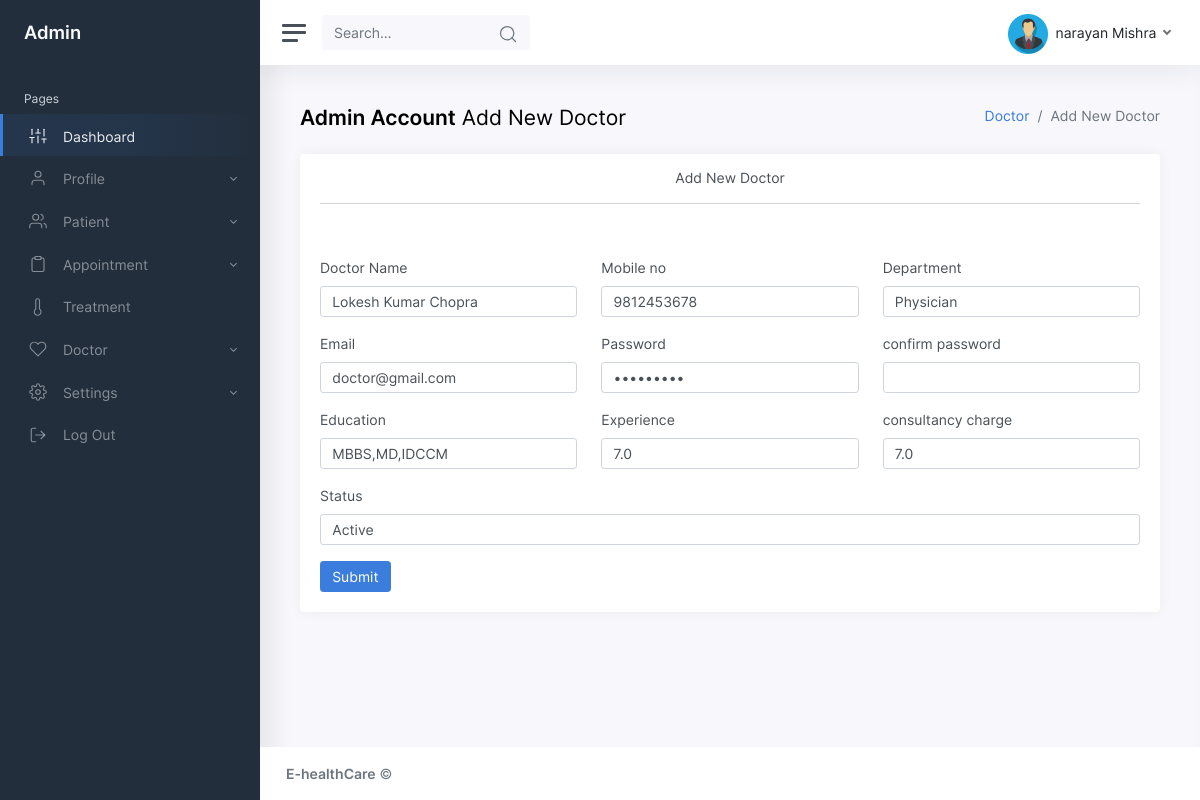
The page /admin/doctor.php?editid=35 (signed in) on the database its author committed.
### tables this page shows
CREATE TABLE `doctor` (
  `doctorid` int(10) NOT NULL,
  `doctorname` varchar(50) NOT NULL,
  `mobileno` varchar(15) NOT NULL,
  `departmentid` int(10) NOT NULL,
  `loginid` varchar(25) NOT NULL,
  `password` varchar(25) NOT NULL,
  `status` varchar(10) NOT NULL,
  `education` varchar(25) NOT NULL,
  `experience` float(11,1) NOT NULL,
  `consultancy_charge` float(10,2) NOT NULL
);

### admin/doctor.php (the view, shortened to what this page needs)
<?php
include("dbconnection.php");
if(isset($_GET[editid]))
{
	$sql="SELECT * FROM doctor WHERE doctorid='$_GET[editid]' ";
	$qsql = mysqli_query($con,$sql);
	$rsedit = mysqli_fetch_array($qsql);
}
?>
<!DOCTYPE html>
<html lang="en">
<head>
	<link href="css/app.css" rel="stylesheet">
</head>
<body>
	<div class="wrapper">
		<?php include("menu.php");?>
		<div class="main">
			<?php include("header.php");?>
			<main class="content">
				<div class="container-fluid p-0">
					<div class="row mb-2 mb-xl-3">
						<div class="col-auto d-none d-sm-block">
							<h3><strong>Admin Account</strong> Add New Doctor</h3>
						</div>
						<div class="col-auto ml-auto text-right mt-n1">
							<nav aria-label="breadcrumb">
								<ol class="breadcrumb bg-transparent p-0 mt-1 mb-0">
									<li class="breadcrumb-item"><a href="#">Doctor</a></li>
									<li class="breadcrumb-item active" aria-current="page">Add New Doctor</li>
								</ol>
							</nav>
						</div>
					</div>
					<div class="col-md-12">
							<div class="card">
								<div class="card-header">
									<h2 class="card-title text-center">Add New Doctor</h2>
									<hr>
								</div>
								<div class="card-body">
									<form method="post" action="" name="frmdoct" onSubmit="return validateform()">
										<div class="row">
											<div class="mb-3 col-md-4">
												<label class="form-label" for="patiente">Doctor Name</label>
												<input type="text" class="form-control" name="doctorname" id="doctorname" value="<?php echo $rsedit[doctorname]; ?>" required/>
											</div>
											<div class="mb-3 col-md-4">
												<label class="form-label" for="textarea">Mobile no</label>
												<input type="text" class="form-control" name="mobilenumber" id="mobilenumber" value="<?php echo $rsedit[mobileno]; ?>"required/>
											</div>
										<div class="mb-3 col-md-4">
											<label class="form-label" for="city">Department</label>
											<select class="form-control" name="select3" id="select3" required>
            <?php
		  	$sqldepartment= "SELECT * FROM department WHERE status='Active'";
			$qsqldepartment = mysqli_query($con,$sqldepartment);
			while($rsdepartment=mysqli_fetch_array($qsqldepartment))
			{
				if($rsdepartment[departmentid] == $rsedit[departmentid])
				{
	echo "<option value='$rsdepartment[departmentid]' selected>$rsdepartment[departmentname]</option>";
				}
				else
				{
  echo "<option value='$rsdepartment[departmentid]'>$rsdepartment[departmentname]</option>";
				}
			}
		  ?>
          </select>
										</div>
										<div class="mb-3 col-md-4">
												<label class="form-label" for="dob">Email</label>
												<input type="email" class="form-control" name="loginid" id="loginid"  value="<?php echo $rsedit[loginid];?>" required/>
											</div>
											<div class="mb-3 col-md-4">
												<label class="form-label" for="dob">Password</label>
												<input type="password" class="form-control" name="password" id="password" value="<?php echo $rsedit[password]; ?>" required/>
											</div>
											<div class="mb-3 col-md-4">
												<label class="form-label" for="confirmpassword">confirm password</label>
												<input type="password" class="form-control" name="confirmpassword" id="confirmpassword"  value="<?php echo $rsedit[confirmpassword]; ?>" required/>
											</div>
											<div class="mb-3 col-md-4">
												<label class="form-label" for="app_reason">Education</label>
												<input type="text" class="form-control" name="education" id="education" value="<?php echo $rsedit[education]; ?>" required/>
											</div>
											<div class="mb-3 col-md-4">
												<label class="form-label" for="app_reason">Experience</label>
												<input type="text" class="form-control" name="experience" id="experience" value="<?php echo $rsedit[experience]; ?>" required/>
											</div>
											<div class="mb-3 col-md-4">
												<label class="form-label" for="app_reason">consultancy charge</label>
												<input type="text" class="form-control" name="consultancy_charge" id="consultancy_charge" value="<?php echo $rsedit[experience]; ?>" required/>
											</div>
											<div class="mb-3 col-md-12">
												<label class="form-label" for="app_reason">Status</label>
												<select class="form-control" name="select" id="select" required>
            <?php
		  $arr= array("Active","Inactive");
		  foreach($arr as $val)
		  {
			  if($val == $rsedit[status])
			  {
			  echo "<option value='$val' selected>$val</option>";
			  }
			  else
			  {
			  echo "<option value='$val'>$val</option>";
			  }
		  }
		  ?>
          </select>
											</div>
										<div>
										<button type="submit" name="submit" id="submit" class="btn btn-primary">Submit</button>
										</div>
									</form>
								</div>
							</div>
						</div>
				</div class="clear">
			</main>
			<?php include("footer.php");?>
		</div>
	</div>
</body>
</html>

### admin/header.php (shortened to what this page needs)
<?php
include("dbconnection.php");
if(!isset($_SESSION['adminid']))
{
  echo "<script>window.location='adminlogin.php';</script>";
}
else
{
  $sql = "SELECT adminname FROM admin  WHERE adminid='$_SESSION[adminid]'";
  $qsql = mysqli_query($con,$sql);
  $rsprofile=  mysqli_fetch_array($qsql);
  ?>
<nav class="navbar navbar-expand navbar-light navbar-bg">
				<a class="sidebar-toggle d-flex">
          <i class="hamburger align-self-center"></i>
        </a>
				<form class="d-none d-sm-inline-block">
					<div class="input-group input-group-navbar">
						<input type="text" class="form-control" placeholder="Search…" aria-label="Search" disabled="">
						<button class="btn" type="button">
              <i class="align-middle" data-feather="search"></i>
            </button>
					</div>
				</form>
				<div class="navbar-collapse collapse">
					<ul class="navbar-nav navbar-align">
						<li class="nav-item dropdown">
							<a class="nav-link dropdown-toggle d-none d-sm-inline-block" href="#" data-toggle="dropdown">
                <img src="img/admin.png" class="avatar img-fluid rounded mr-1" alt="Charles Hall" /> <span class="text-dark"><?php echo $rsprofile[adminname]; ?></span>
              </a>
						</li>
					</ul>
				</div>
			</nav>
			<?php }?>

### rows shown on the page
doctor: doctorname "Lokesh Kumar Chopra", mobilenumber "9812453678", loginid "doctor@gmail.com", education "MBBS,MD,IDCCM", experience "7.0", consultancy_charge "7.0", select "Active"

### other values the page prints
$rsprofile[adminname] "narayan Mishra"
form field select3 "Physician"
